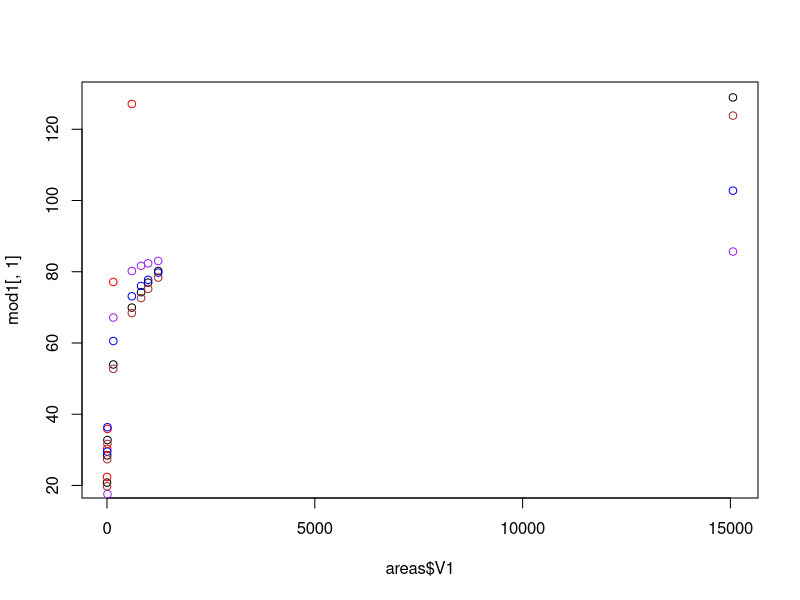

Reproduce this figure in R.
## ---- chunk 1
library(knitr)
## ---- chunk 2
areas<-read.csv("sar-areas.csv", header=FALSE)
## ---- chunk 3
areas
## ---- chunk 4
parametros<-read.csv("sar-model-data.csv", header=FALSE)
## ---- chunk 5
kable(parametros)
## ---- chunk 6
potencia<-function(b0, Areas, b1){
  b0 * Areas^b1
}

pot_quadrada<-function(b0, b1, Areas, b2){
  10^(b0 + b1 * log10(Areas) + b2 * log(Areas)^2)
}

loga<-function(b0, b1, Areas){
  b0 + b1 * log10(Areas)
}

MM<-function(b0, Areas, b1){
  b0 * (Areas / (b1 + Areas))
}

Lomo<-function(b0, b1, b2, Areas){
  b0/(1 + b1^(log10(b2/Areas)))
}
## ---- chunk 7
mod1<-potencia(parametros[1,2], areas, parametros[1,3])
mod2<-pot_quadrada(parametros[2,2], parametros[2,3], areas, parametros[2,4])
mod3<-loga(parametros[3,2], parametros[3,3], areas)
mod4<-MM(parametros[4,2], areas, parametros[4,3])
mod5<-Lomo(parametros[5,2], parametros[5,3], parametros[5,4], areas)
## ---- chunk 8
mods<-cbind(mod1, mod2, mod3, mod4, mod5)
## ---- chunk 9
resultados<-cbind(areas, rowMeans(mods))
## ---- chunk 10
kable(mods)
## ---- chunk 11
kable(resultados)
## ---- chunk 12
plot(areas$V1, mod1[,1])
#line(lm(mod1[,1] areas$V1))
points(areas$V1, mod2[,1], col="red")
points(areas$V1, mod3[,1], col="blue")
points(areas$V1, mod4[,1], col="purple")
points(areas$V1, mod5[,1], col="brown")
